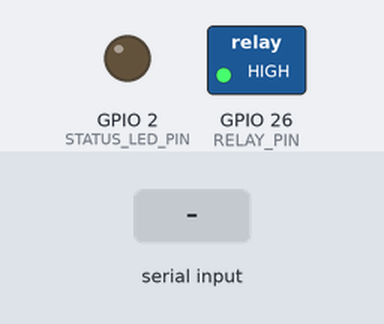
The sketch below on a simulated ESP32. On the bench: switched loads named in the sketch (green lamp = pin HIGH), output pins drawn as LEDs (lit = HIGH). The inputs (shaded band) are chosen by the test bench. WiFi joins after 1.5 s; servers stay silent unless stated; uploads are accepted with an empty reply; what the sketch prints to the serial monitor is not drawn.

Above: at 3.5 s.
3.6 s: "ON\n" received over Serial
At 4.7 s:
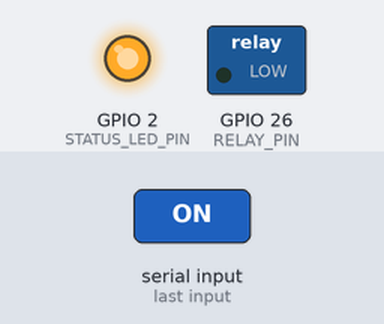
5.1 s: "OFF\n" received over Serial
At 5.9 s:
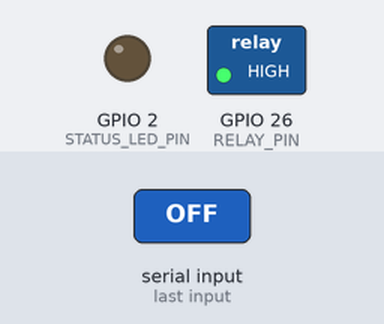
Timing chart, 0 to 8.1 s (numbered marks = the images above; inputs shaded):
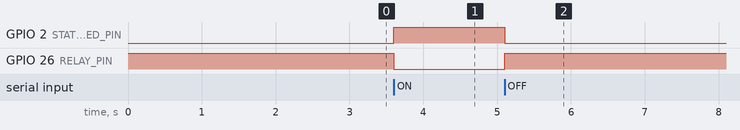

The sketch:

smart_light.ino
```cpp
/*
  Voice-Controlled IoT Lighting System
  ESP32 firmware for Arduino IDE

  WITHOUT HARDWARE:
  - You can already test the web dashboard + PHP + MySQL.
  - This sketch is used later, when you have the ESP32, relay, and bulb.

  WITH HARDWARE:
  1. Install "esp32" by Espressif in Arduino IDE Boards Manager.
  2. Select board: ESP32 Dev Module
  3. Edit WIFI_SSID, WIFI_PASSWORD, and SERVER_HOST below.
  4. SERVER_HOST must be the IP of the PC running XAMPP, example: 192.168.1.10
  5. Upload this sketch, then wire the relay as shown below.

  WIRING
  ------
  Relay module IN  -> ESP32 GPIO 26
  Relay module VCC -> ESP32 5V (or 3.3V if your relay is 3.3V)
  Relay module GND -> ESP32 GND
  Relay COM / NO   -> bulb live wire (AC mains). Ask a technician if unsure.
  Status LED       -> ESP32 GPIO 2 (built-in LED on many DevKit boards)

  VOICE
  -----
  Option A (works now): speak from the web dashboard microphone.
  Option B (on device): type LIGHT ON / LIGHT OFF in Serial Monitor.
  Option C (later): connect a voice-recognition module to RX2/TX2 and
                    set VOICE_SOURCE to 1.
*/

#include <WiFi.h>
#include <HTTPClient.h>
#include <stdio.h>

const char* WIFI_SSID = "YOUR_WIFI_NAME";
const char* WIFI_PASSWORD = "YOUR_WIFI_PASSWORD";

// IP address of the computer running XAMPP. Do not use localhost on the ESP32.
const char* SERVER_HOST = "192.168.1.10";
const int SERVER_PORT = 80;
const char* PROJECT_PATH = "/smart-light";

const int RELAY_PIN = 26;
const int STATUS_LED_PIN = 2;

// Many cheap relay modules are active LOW (LOW = light ON).
const bool RELAY_ACTIVE_LOW = true;

// 0 = Serial Monitor commands
// 1 = UART voice-recognition module on Serial2 (GPIO 16 RX, GPIO 17 TX)
const int VOICE_SOURCE = 0;

const unsigned long HEARTBEAT_MS = 2000;
const unsigned long POLL_MS = 1000;

bool lightOn = false;
unsigned long lastHeartbeat = 0;
unsigned long lastPoll = 0;

String serverUrl(const String& endpoint) {
  return String("http://") + SERVER_HOST + ":" + String(SERVER_PORT) + PROJECT_PATH + endpoint;
}

void applyRelay() {
  if (RELAY_ACTIVE_LOW) {
    digitalWrite(RELAY_PIN, lightOn ? LOW : HIGH);
  } else {
    digitalWrite(RELAY_PIN, lightOn ? HIGH : LOW);
  }

  digitalWrite(STATUS_LED_PIN, lightOn ? HIGH : LOW);
}

String httpGet(const String& url) {
  if (WiFi.status() != WL_CONNECTED) {
    return "";
  }

  HTTPClient http;
  http.setTimeout(4000);
  http.begin(url);
  int code = http.GET();
  String body = "";

  if (code > 0) {
    body = http.getString();
  }

  http.end();
  return body;
}

String jsonValue(const String& body, const String& key) {
  String search = "\"" + key + "\":";
  int start = body.indexOf(search);

  if (start < 0) {
    return "";
  }

  start += search.length();

  while (start < body.length() && (body[start] == ' ')) {
    start++;
  }

  if (start < body.length() && body[start] == '"') {
    int end = body.indexOf("\"", start + 1);
    if (end < 0) {
      return "";
    }
    return body.substring(start + 1, end);
  }

  int end = start;
  while (end < body.length() && body[end] != ',' && body[end] != '}' && body[end] != ' ') {
    end++;
  }

  return body.substring(start, end);
}

String encodeParam(const String& value) {
  String out = "";
  for (unsigned int i = 0; i < value.length(); i++) {
    char c = value[i];
    if (isalnum(c) || c == '-' || c == '_' || c == '.' || c == ':') {
      out += c;
    } else if (c == ' ') {
      out += "%20";
    } else {
      char buf[8];
      sprintf(buf, "%%%02X", (unsigned char)c);
      out += buf;
    }
  }
  return out;
}

void sendHeartbeat() {
  String url = serverUrl("/api/heartbeat.php");
  url += "?light=" + String(lightOn ? "ON" : "OFF");
  url += "&ip=" + encodeParam(WiFi.localIP().toString());
  url += "&ssid=" + encodeParam(WiFi.SSID());
  url += "&rssi=" + String(WiFi.RSSI());
  url += "&mac=" + encodeParam(WiFi.macAddress());
  url += "&uptime=" + String(millis() / 1000);
  url += "&heap=" + String(ESP.getFreeHeap());
  url += "&fw=1.0.0";
  httpGet(url);
}

void reportLight(const String& command, const String& id) {
  String url = serverUrl("/api/update_light.php");
  url += "?status=" + String(lightOn ? "ON" : "OFF");
  url += "&command=" + command;
  url += "&source=esp32";

  if (id.length() > 0) {
    url += "&id=" + id;
  }

  url.replace(" ", "%20");
  httpGet(url);
}

void setLight(bool on, const String& command, const String& id) {
  lightOn = on;
  applyRelay();
  reportLight(command, id);

  Serial.print("Light is now ");
  Serial.println(lightOn ? "ON" : "OFF");
}

bool commandIsOn(String command) {
  command.toUpperCase();
  command.trim();

  if (command.indexOf("OFF") >= 0) {
    return false;
  }

  if (command.indexOf("PALONG") >= 0 || command.indexOf("PATAY") >= 0) {
    return false;
  }

  return command.indexOf("ON") >= 0 || command.indexOf("BUKAS") >= 0;
}

void handleCommand(String command, const String& id) {
  command.trim();

  if (command.length() == 0) {
    return;
  }

  Serial.print("Command: ");
  Serial.println(command);

  if (commandIsOn(command)) {
    setLight(true, command, id);
  } else {
    setLight(false, command, id);
  }
}

void pollDashboardCommands() {
  String body = httpGet(serverUrl("/api/get_pending.php"));

  if (body.length() == 0 || body.indexOf("\"pending\":null") >= 0) {
    return;
  }

  String action = jsonValue(body, "light_action");
  String command = jsonValue(body, "voice_command");
  String id = jsonValue(body, "id");

  if (command.length() == 0) {
    command = action.length() > 0 ? ("LIGHT " + action) : "LIGHT ON";
  }

  handleCommand(command, id);
}

void readSerialVoice() {
  if (!Serial.available()) {
    return;
  }

  String command = Serial.readStringUntil('\n');
  command.trim();

  if (command.length() > 0) {
    handleCommand(command, "");
  }
}

void readVoiceModule() {
  if (!Serial2.available()) {
    return;
  }

  String command = Serial2.readStringUntil('\n');
  command.trim();

  if (command.length() > 0) {
    handleCommand(command, "");
  }
}

void connectWiFi() {
  Serial.print("Connecting to Wi-Fi");
  WiFi.mode(WIFI_STA);
  WiFi.begin(WIFI_SSID, WIFI_PASSWORD);

  unsigned long start = millis();
  while (WiFi.status() != WL_CONNECTED && millis() - start < 20000) {
    delay(400);
    Serial.print(".");
  }

  Serial.println();

  if (WiFi.status() == WL_CONNECTED) {
    Serial.print("Wi-Fi OK. ESP32 IP: ");
    Serial.println(WiFi.localIP());
    Serial.print("Server: ");
    Serial.println(serverUrl(""));
  } else {
    Serial.println("Wi-Fi failed. Check SSID/password.");
  }
}

void setup() {
  pinMode(RELAY_PIN, OUTPUT);
  pinMode(STATUS_LED_PIN, OUTPUT);
  lightOn = false;
  applyRelay();

  Serial.begin(115200);
  delay(500);

  if (VOICE_SOURCE == 1) {
    Serial2.begin(9600, SERIAL_8N1, 16, 17);
  }

  Serial.println();
  Serial.println("Smart Light ESP32");
  Serial.println("Type LIGHT ON or LIGHT OFF here to test.");

  connectWiFi();
  sendHeartbeat();
}

void loop() {
  if (WiFi.status() != WL_CONNECTED) {
    connectWiFi();
  }

  if (VOICE_SOURCE == 1) {
    readVoiceModule();
  } else {
    readSerialVoice();
  }

  unsigned long now = millis();

  if (now - lastPoll >= POLL_MS) {
    lastPoll = now;
    pollDashboardCommands();
  }

  if (now - lastHeartbeat >= HEARTBEAT_MS) {
    lastHeartbeat = now;
    sendHeartbeat();
  }
}
```

Measured:
- after the input at 3.6 s, GPIO 2 (STATUS_LED_PIN): LOW → HIGH at once; GPIO 26 (RELAY_PIN): HIGH → LOW at once
- after the input at 5.1 s, GPIO 2 (STATUS_LED_PIN): HIGH → LOW at once; GPIO 26 (RELAY_PIN): LOW → HIGH at once
